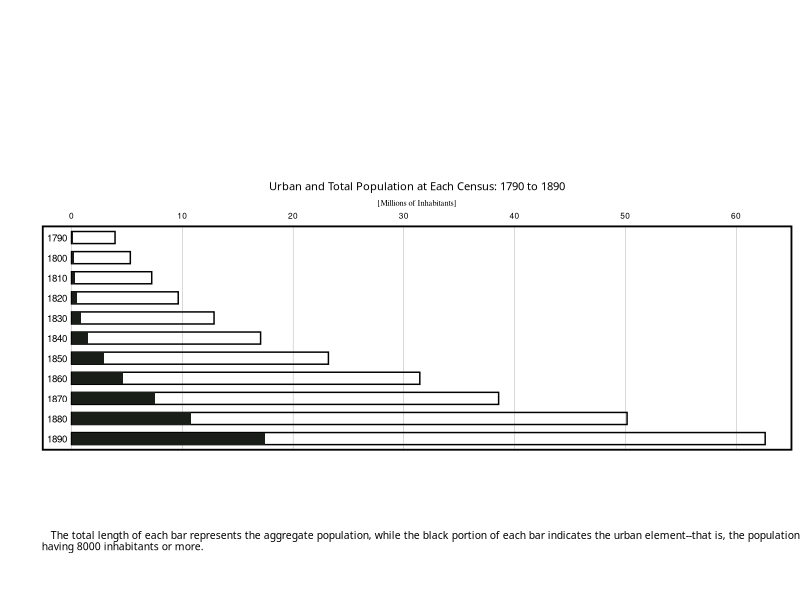

Write the R code that produced this figure.
library(tidyverse)
Total_Population <- read_csv("Total_Population.csv")

Censuses <- c("1790", "1800", "1810", "1820", "1830", "1840", "1850", "1860", "1870", "1880", "1890")
Population <- c(3929214,5308483,7239881,9633822,12866020,17069453,23191876,31443321,38558371,50155783,62622250)
Density <- c(4.75,6.41,3.62,4.82,6.25,8.29,7.78,10.39,12.74,16.58,20.70)
Urban_Pop <- c(119748,201806,315653,467252,856512,1449569,2896539,4645000,7538000,10794000,17446000)
Population_Density <- tibble(Censuses,Population,Density,Urban_Pop)

Urban_Pop_Graph <- Population_Density %>% 
  mutate(Urban_Pop = Urban_Pop / 1000000,
         Censuses = as.character(Censuses),
         Population = Population / 1000000) %>% 
  select(Urban_Pop, Censuses, Population)

gannett <- function() {
  theme(axis.title = element_text(size = 6, family = "serif"),
        plot.title = element_text(size = 8, family = "Puritan", hjust = .5, vjust = -.5),
        axis.title.y = element_text(hjust = .5),
        axis.text.y = element_text(size = 7, margin = margin(l = 20, r = -21)),
        axis.text.x = element_text(size = 6),
        axis.ticks = element_blank(),
        panel.grid.minor.x = element_blank(),
        panel.grid.major.y = element_blank(),
        # Make the graph wider instead of taller
        aspect.ratio = .3,
        panel.border = element_rect(fill = NA, size = 1.5)
  )
}


ggplot(Urban_Pop_Graph) +
  # Total population
  geom_col(aes(y = Censuses, x = Population), width = .6, color = "black", fill = "white", alpha = 0) +
  # Urban Population overlaid on total population
  geom_col(aes(y = Censuses, x = Urban_Pop), width = .6, fill = "#1a1e19") +
  labs(x = "[Millions of Inhabitants]", y = "", title = "Urban and Total Population at Each Census: 1790 to 1890",
       subtitle = "   The total length of each bar represents the aggregate population, while the black portion of each bar indicates the urban element--that is, the population contained in cities \nhaving 8000 inhabitants or more.") +
  scale_y_discrete(limits = rev) +
  # Add box to go around the census years
  coord_cartesian(xlim = c(.4, 62)) +
  scale_x_continuous(breaks = seq(0,60, by = 10), position = "top", limits = c(0,70)) +
  theme_linedraw() +
  theme(axis.title = element_text(size = 6, family = "serif"),
        plot.title = element_text(size = 8, family = "Puritan", hjust = .5, vjust = -10),
        plot.subtitle = element_text(size = 7.5, family = "Puritan", vjust = -120, hjust = 0),
        axis.title.y = element_text(hjust = .5),
        axis.text.y = element_text(size = 7, margin = margin(l = 20, r = -21)),
        axis.text.x = element_text(size = 6),
        axis.ticks = element_blank(),
        panel.grid.minor.x = element_blank(),
        panel.grid.major.y = element_blank(),
        # Make the graph wider instead of taller
        aspect.ratio = .3,
        panel.border = element_rect(fill = NA, size = 1.25)
  )
  
